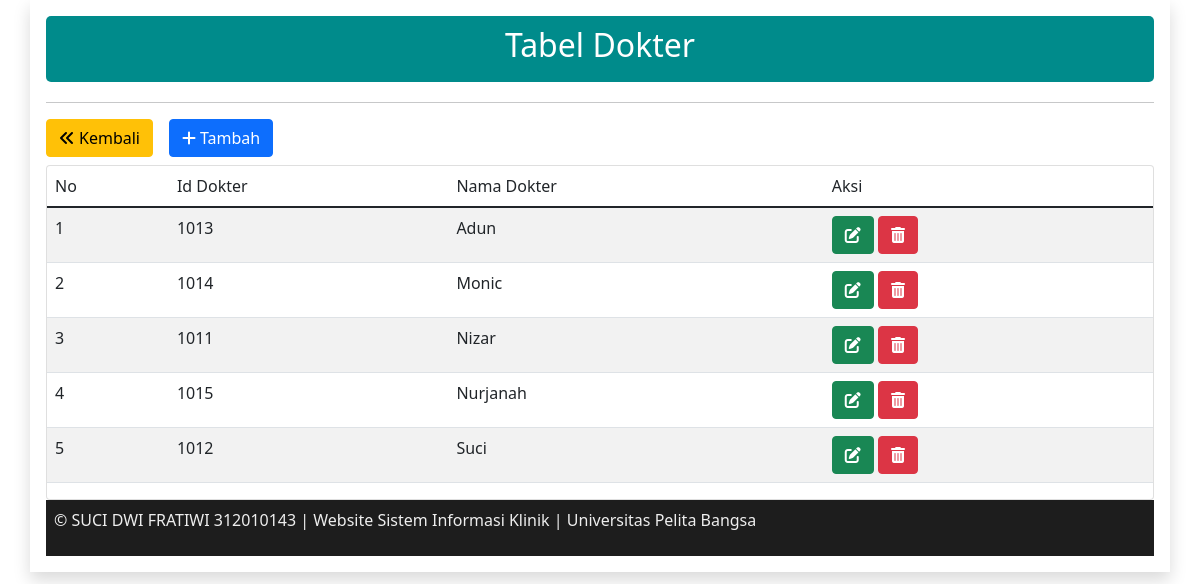
The page /dokter/dokter.php (signed in) on the database its author committed.
### tables this page shows
CREATE TABLE `dokter` (
  `id_dokter` int(5) NOT NULL,
  `nama_dokter` varchar(50) NOT NULL
);

### dokter/dokter.php (the view, shortened to what this page needs)
<!DOCTYPE html>
<html lang="en">
<head>
	<link rel="stylesheet" href="../css/bootstrap.min.css" />
	<link rel="stylesheet" href="../fontawesome/fontawesome/css/all.css" />
</head>
<body>
<div class="container shadow p-3">
	<header class="hero text-white">
	<h2 align="center">Tabel Dokter</h2>
	</header>
	<hr>
	<div class="btn-toolbar mb-2 mb-md-10">
		<a class="btn btn-warning me-3" href="../data.php" role="button"><i class="fa-solid fa-angles-left me-1"></i>Kembali</a>
		<a class="btn btn-primary" href="dokter_tambah.php" role="button"><i class="fa-solid fa-plus me-1"></i>Tambah</a>
	</div>
	<div class="card">
	<div class="table-responsive">
    <table class="table table-striped table-hover">
        <thead>
            <tr>
                <td>No</td>
				<td>Id Dokter</td>
                <td>Nama Dokter</td>
				<td>Aksi</td>
            </tr>
        </thead>
        <?php
        require "../koneksi.php";
        $no = 1;
        $query = mysqli_query($conn, 'SELECT * FROM dokter');
        while ($data = mysqli_fetch_array($query)) {
        ?>
            <tr>
                <td><?php echo $no++ ?></td>
				<td><?php echo $data['id_dokter'] ?></td>
                <td><?php echo $data['nama_dokter'] ?></td>
				<td>
					<a class="btn btn-success" href="dokter_ubah.php?id=<?= $data['id_dokter'];?>" role="button"><i class="fa-solid fa-pen-to-square"></i></a>
					<a class="btn btn-danger" href="dokter_hapus.php?id=<?= $data['id_dokter'];?>" role="button"><i class="fa-solid fa-trash-can"></i></a>
				</td>
            </tr>
        <?php } ?>
    </table>
	</div>
	</div>
	<?php require "../footer.php";?>
</div>
</body>
</html>

### dokter/dokter.php (style rules this page uses)
.hero { background-color: #008B8B; border-radius: 5px; padding: 10px 23px; margin-bottom: 20px; }

### rows shown on the page
dokter: id_dokter "1013", nama_dokter "Adun"
dokter: id_dokter "1014", nama_dokter "Monic"
dokter: id_dokter "1011", nama_dokter "Nizar"
dokter: id_dokter "1015", nama_dokter "Nurjanah"
dokter: id_dokter "1012", nama_dokter "Suci"
